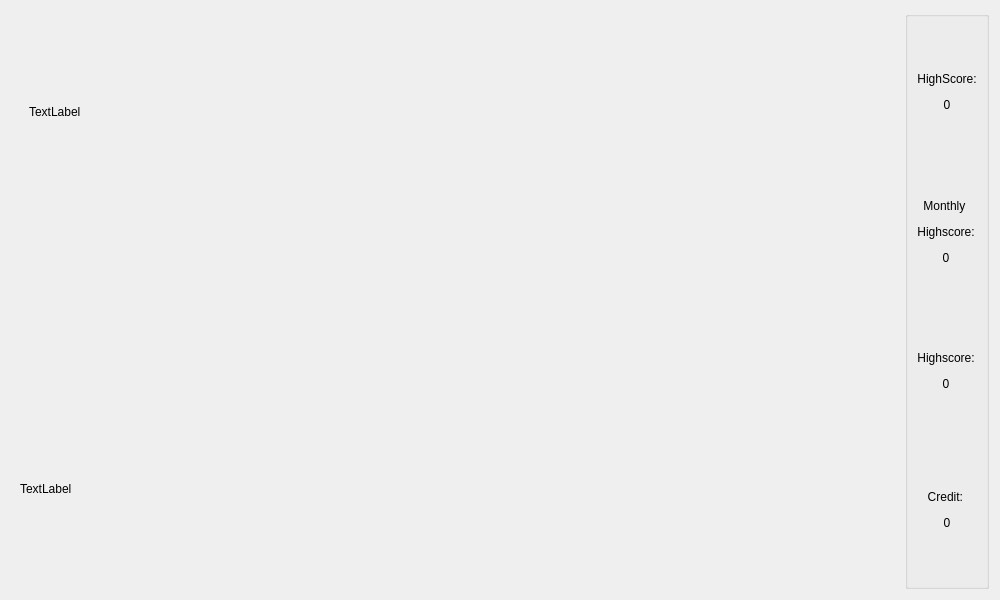
<?xml version="1.0" encoding="UTF-8"?>
<ui version="4.0">
 <class>mainVideoWidget</class>
 <widget class="QWidget" name="mainVideoWidget">
  <property name="geometry">
   <rect>
    <x>0</x>
    <y>0</y>
    <width>1000</width>
    <height>600</height>
   </rect>
  </property>
  <property name="windowTitle">
   <string>Form</string>
  </property>
  <layout class="QHBoxLayout" name="horizontalLayout">
   <item>
    <widget class="QWidget" name="backgroundContainer" native="true">
     <layout class="QVBoxLayout" name="verticalLayout_2">
      <item>
       <widget class="QWidget" name="workingScreenWidget" native="true">
        <layout class="QVBoxLayout" name="verticalLayout_4">
         <item>
          <widget class="QLabel" name="workingLabel">
           <property name="text">
            <string>TextLabel</string>
           </property>
          </widget>
         </item>
        </layout>
       </widget>
      </item>
      <item>
       <widget class="QWidget" name="videoContainer" native="true">
        <layout class="QVBoxLayout" name="verticalLayout_3"/>
       </widget>
      </item>
      <item>
       <widget class="QLabel" name="backgroundImageLabel">
        <property name="text">
         <string>TextLabel</string>
        </property>
       </widget>
      </item>
     </layout>
    </widget>
   </item>
   <item>
    <widget class="QGroupBox" name="highScoreContainer">
     <property name="sizePolicy">
      <sizepolicy hsizetype="Fixed" vsizetype="Preferred">
       <horstretch>50</horstretch>
       <verstretch>0</verstretch>
      </sizepolicy>
     </property>
     <property name="title">
      <string/>
     </property>
     <layout class="QVBoxLayout" name="verticalLayout">
      <item>
       <widget class="QLabel" name="highscoreLabel">
        <property name="sizePolicy">
         <sizepolicy hsizetype="Fixed" vsizetype="Preferred">
          <horstretch>50</horstretch>
          <verstretch>0</verstretch>
         </sizepolicy>
        </property>
        <property name="text">
         <string>&lt;html&gt;&lt;head/&gt;&lt;body&gt;&lt;p align=&quot;center&quot;&gt;HighScore:&lt;/p&gt;&lt;p align=&quot;center&quot;&gt;0&lt;/p&gt;&lt;/body&gt;&lt;/html&gt;</string>
        </property>
       </widget>
      </item>
      <item>
       <widget class="QLabel" name="monthlyHighscoreLabel">
        <property name="sizePolicy">
         <sizepolicy hsizetype="Fixed" vsizetype="Preferred">
          <horstretch>50</horstretch>
          <verstretch>0</verstretch>
         </sizepolicy>
        </property>
        <property name="text">
         <string>&lt;html&gt;&lt;head/&gt;&lt;body&gt;&lt;p align=&quot;center&quot;&gt;Monthly &lt;/p&gt;&lt;p align=&quot;center&quot;&gt;Highscore:&lt;/p&gt;&lt;p align=&quot;center&quot;&gt;0&lt;/p&gt;&lt;/body&gt;&lt;/html&gt;</string>
        </property>
       </widget>
      </item>
      <item>
       <widget class="QLabel" name="weeklyHighscoreLabel">
        <property name="sizePolicy">
         <sizepolicy hsizetype="Fixed" vsizetype="Preferred">
          <horstretch>50</horstretch>
          <verstretch>0</verstretch>
         </sizepolicy>
        </property>
        <property name="text">
         <string>&lt;html&gt;&lt;head/&gt;&lt;body&gt;&lt;p align=&quot;center&quot;&gt;Highscore:&lt;/p&gt;&lt;p align=&quot;center&quot;&gt;0&lt;/p&gt;&lt;/body&gt;&lt;/html&gt;</string>
        </property>
       </widget>
      </item>
      <item>
       <widget class="QLabel" name="creditLabel">
        <property name="text">
         <string>&lt;html&gt;&lt;head/&gt;&lt;body&gt;&lt;p align=&quot;center&quot;&gt;Credit: &lt;/p&gt;&lt;p align=&quot;center&quot;&gt;0&lt;/p&gt;&lt;/body&gt;&lt;/html&gt;</string>
        </property>
       </widget>
      </item>
     </layout>
    </widget>
   </item>
  </layout>
  <zorder>highScoreContainer</zorder>
  <zorder>backgroundContainer</zorder>
 </widget>
 <resources/>
 <connections/>
</ui>
